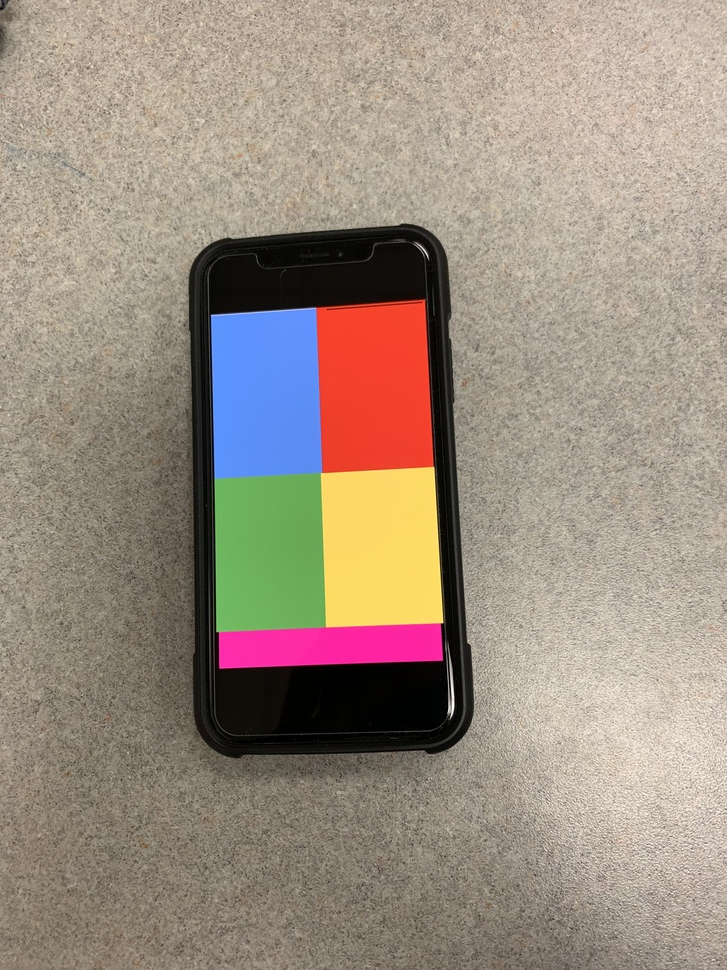
#> input picture IMG_4557.jpg, 727 x 970 px, shrunk from 3024 x 4032 before the run, given in place of the camera
$ python color1.py
#> lines starting #> are read from the running program, lines starting #| are printed output that depends on the picture; after the words box and inside, x2 and y2 are one past the last pixel; in counts of white or black regions, pixels touching at a corner belong together
import cv2
import numpy as np

cap = cv2.VideoCapture(0)

while True:
    _, frame = cap.read()
#> frame is the input picture: shape (970, 727, 3); mean B, G, R 129, 142.2, 156.1
    hsv_frame = cv2.cvtColor(frame, cv2.COLOR_BGR2HSV)
#> hsv_frame: shape (970, 727, 3); mean H, S, V 23.2, 59.9, 161.5
    # Red color
    low_red = np.array([161, 50, 2])
    high_red = np.array([185, 255, 255])
    red_mask = cv2.inRange(hsv_frame, low_red, high_red)
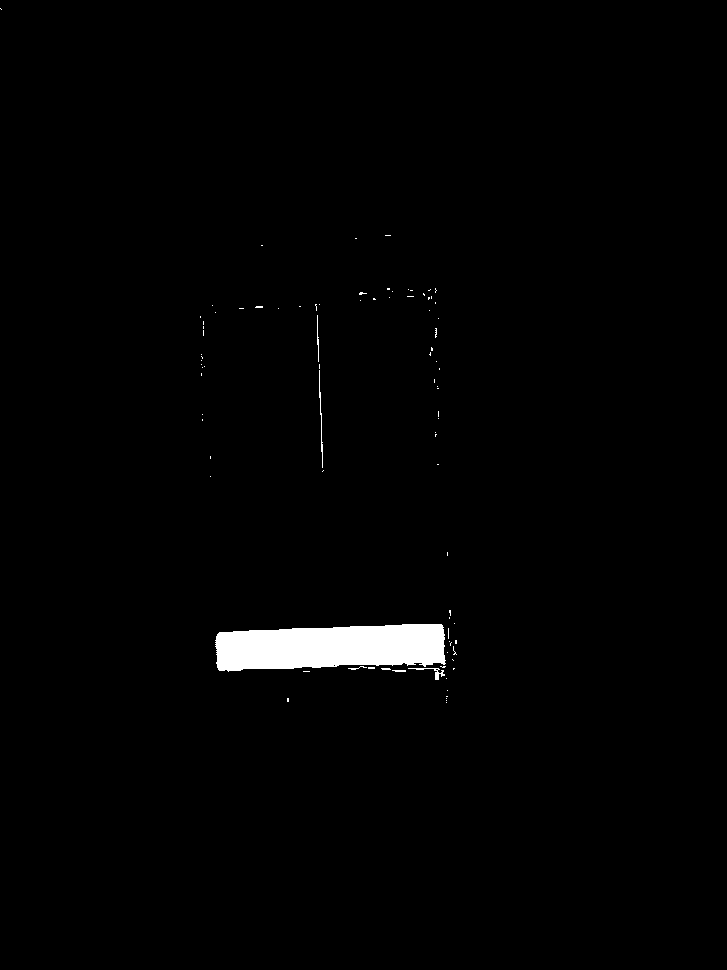
#> red_mask: shape (970, 727); 1.4% white; 88 white regions (82 under 20 px), largest, box (x1, y1, x2, y2) and area: (215, 624, 446, 672) 8984, (319, 370, 323, 468) 115, (408, 668, 445, 680) 100, (317, 315, 319, 362) 54, (348, 666, 367, 670) 25, (392, 670, 406, 672) 25
    red = cv2.bitwise_and(frame, frame, mask=red_mask)


    # Green color
    low_green = np.array([25, 50, 0])
    high_green = np.array([102, 255, 255])
    green_mask = cv2.inRange(hsv_frame, low_green, high_green)
#> green_mask: shape (970, 727); 5% white; 382 white regions (311 under 20 px), largest, box (x1, y1, x2, y2) and area: (203, 463, 328, 633) 18020, (271, 668, 448, 734) 6983, (276, 712, 459, 750) 1482
    green = cv2.bitwise_and(frame, frame, mask=green_mask)

    # Yellow color
    low_yellow = np.array([22,10,0])
    high_yellow= np.array([70,255,255])
    yellow_mask = cv2.inRange(hsv_frame, low_yellow, high_yellow)
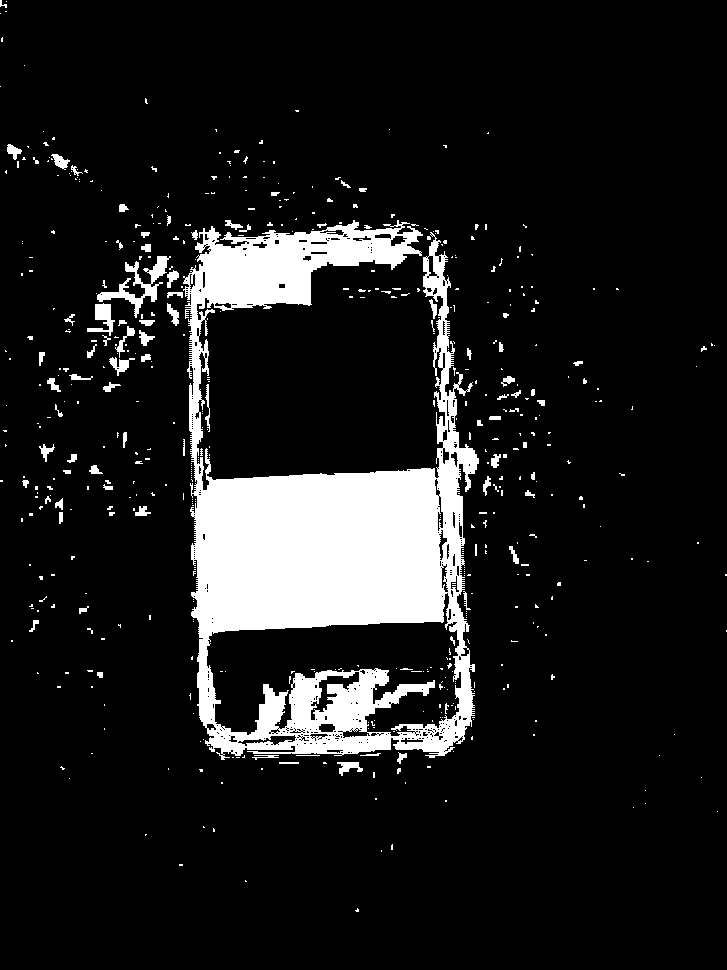
#> yellow_mask: shape (970, 727); 11.2% white; 540 white regions (456 under 20 px), largest, box (x1, y1, x2, y2) and area: (183, 220, 479, 760) 70513, (97, 256, 171, 318) 1157, (87, 303, 115, 336) 413
    yellow = cv2.bitwise_and(frame, frame, mask=yellow_mask)
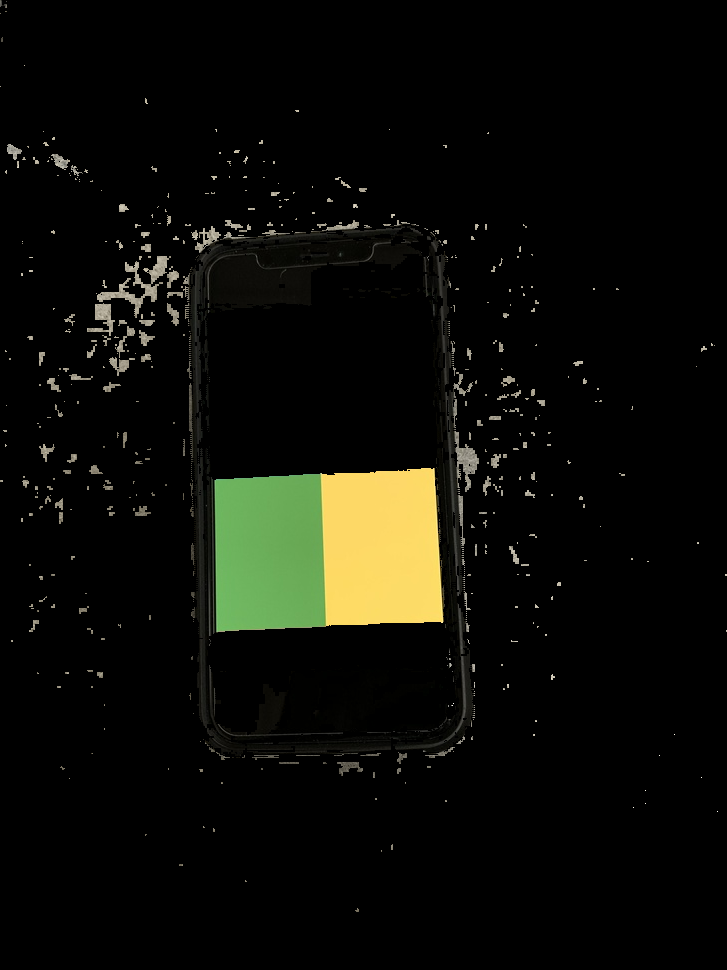
#> yellow: shape (970, 727, 3); mean B, G, R 7.3, 12.6, 12

     # Blue color
    low_blue = np.array([94, 80, 0])
    high_blue = np.array([126, 255, 255])
    blue_mask = cv2.inRange(hsv_frame, low_blue, high_blue)
#> blue_mask: shape (970, 727); 2.5% white; 35 white regions (34 under 20 px), largest, box (x1, y1, x2, y2) and area: (210, 306, 322, 479) 17819
    red_blue_mask = cv2.bitwise_or(blue_mask, green_mask, red_mask, yellow_mask)
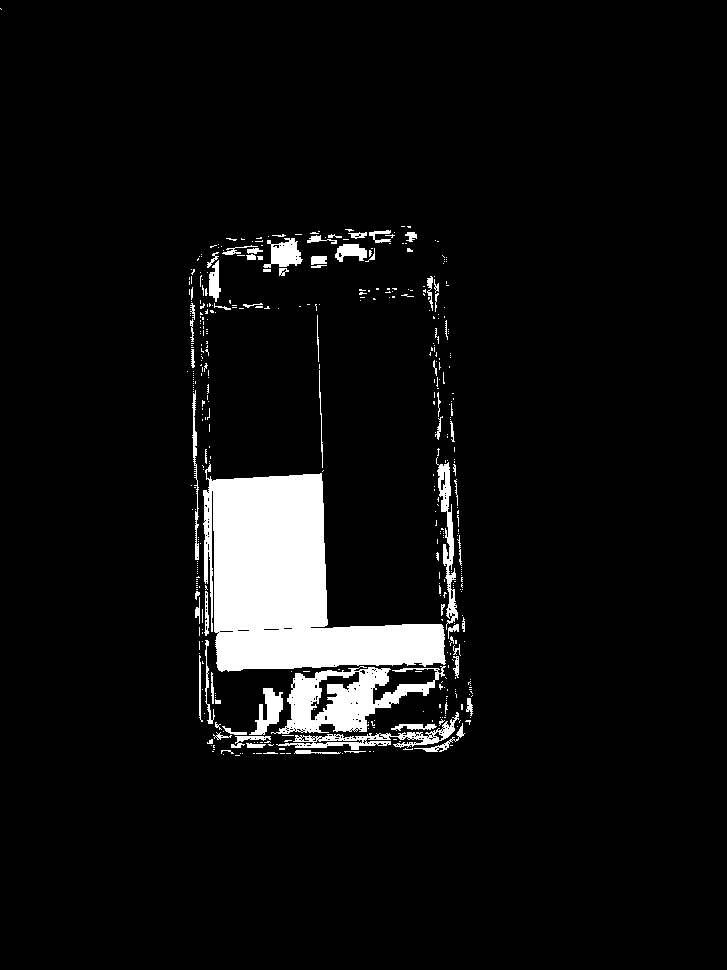
#> red_blue_mask: shape (970, 727); 6% white; 444 white regions (372 under 20 px), largest, box (x1, y1, x2, y2) and area: (203, 463, 446, 672) 26849, (271, 666, 446, 734) 5135, (276, 712, 459, 750) 1482
    blue = cv2.bitwise_and(frame, frame, mask=red_blue_mask)

    # Every color except white
    low = np.array([0, 42, 0])
    high = np.array([179, 255, 255])
    mask = cv2.inRange(hsv_frame, low, high)
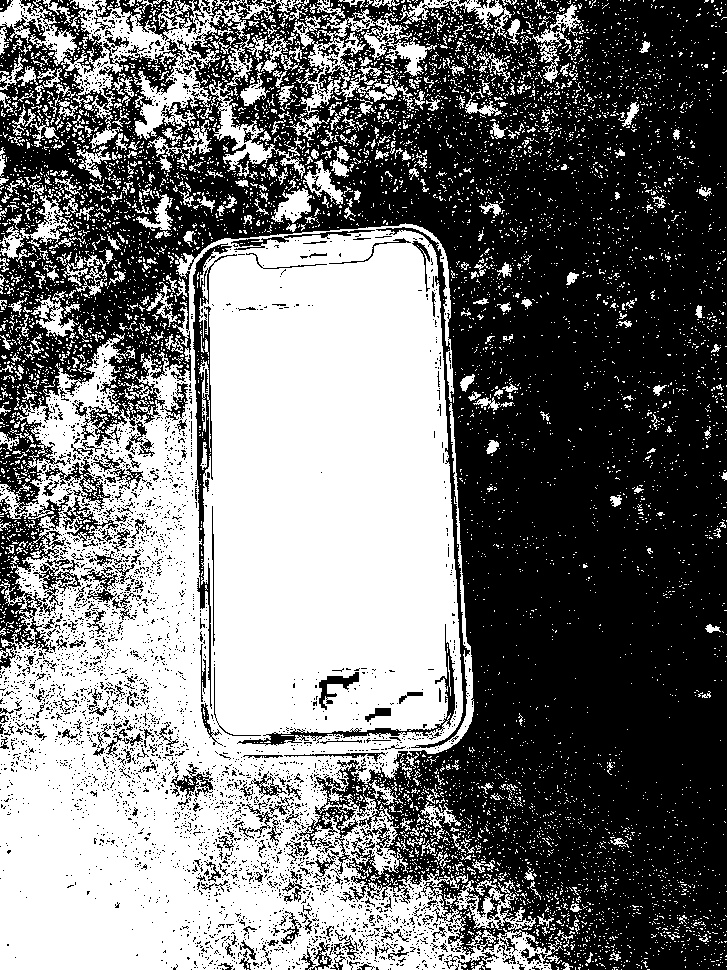
#> mask: shape (970, 727); 45.9% white; 6958 white regions (6550 under 20 px), largest, box (x1, y1, x2, y2) and area: (0, 223, 563, 970) 255238, (61, 0, 305, 179) 12114, (293, 0, 437, 115) 4242
    result = cv2.bitwise_and(frame, frame, mask=mask)
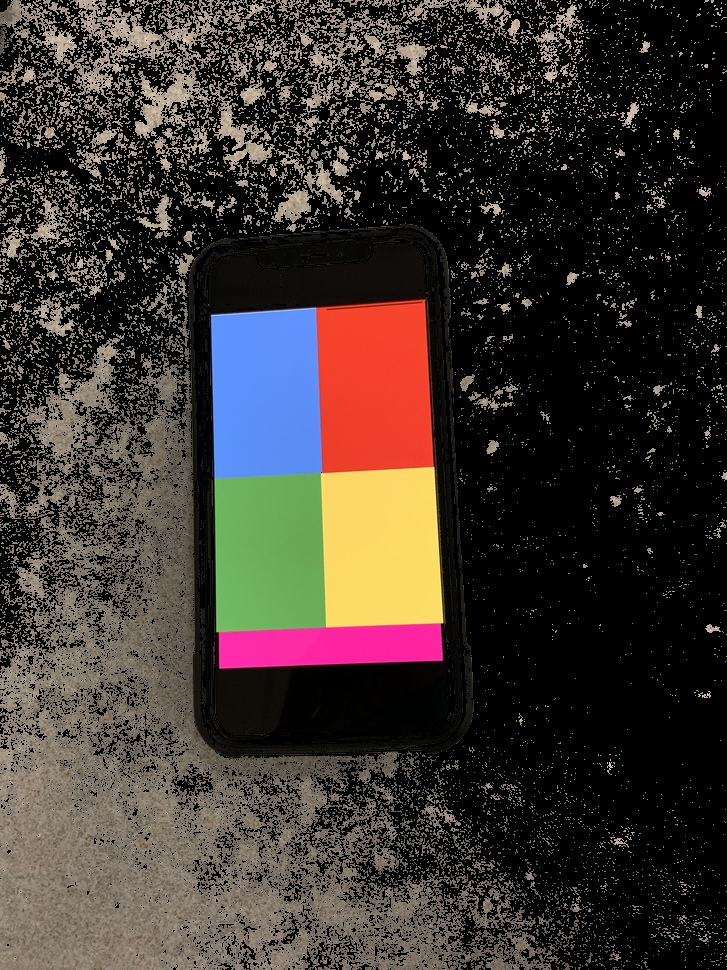
#> result: shape (970, 727, 3); mean B, G, R 46.4, 52.3, 60.6
    cv2.imshow("Frame", frame)
    #cv2.imshow("Red", red)
    cv2.imshow("Blue", blue)
    #cv2.imshow("Green", green)
    #cv2.imshow("Result", result)

    key = cv2.waitKey(5)
#> (key Esc is pressed here)
    if key == 27:
        break

$ run again, on 71396620_395642311122345_384962003254378496_n.jpg
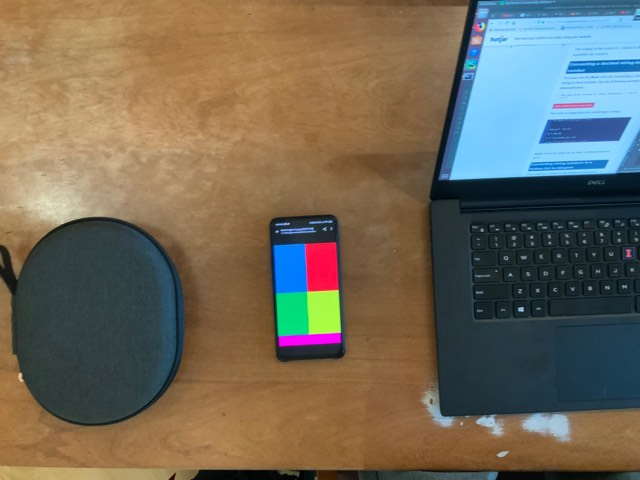
#> input picture 71396620_395642311122345_384962003254378496_n.jpg, 640 x 480 px, given in place of the camera
#> frame is the input picture: shape (480, 640, 3); mean B, G, R 88.6, 104.7, 113.1
#> hsv_frame: shape (480, 640, 3); mean H, S, V 49.4, 123.9, 134.5
#> `red_mask = cv2.inRange(hsv_frame, low_red, high_red)`:
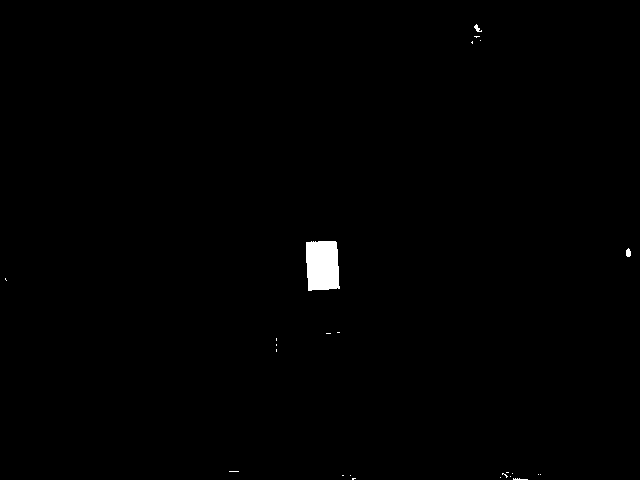
#> red_mask: shape (480, 640); 0.55% white; 24 white regions (21 under 20 px), largest, box (x1, y1, x2, y2) and area: (306, 241, 340, 291) 1531, (626, 248, 631, 257) 36, (474, 24, 482, 32) 30
#> green_mask: shape (480, 640); 32.1% white; 215 white regions (179 under 20 px), largest, box (x1, y1, x2, y2) and area: (430, 0, 640, 435) 67831, (21, 220, 185, 425) 22974, (273, 286, 345, 337) 2934
#> yellow_mask: shape (480, 640); 2.4% white; 159 white regions (129 under 20 px), largest, box (x1, y1, x2, y2) and area: (0, 190, 124, 375) 2799, (306, 290, 346, 334) 1423, (543, 471, 640, 480) 292
#> blue_mask: shape (480, 640); 27.7% white; 73 white regions (58 under 20 px), largest, box (x1, y1, x2, y2) and area: (431, 0, 640, 419) 73712, (106, 221, 184, 411) 7599, (271, 217, 339, 294) 2896
#> red_blue_mask: shape (480, 640); 1.5% white; 149 white regions (133 under 20 px), largest, box (x1, y1, x2, y2) and area: (306, 241, 340, 291) 1531, (306, 290, 345, 334) 1420, (196, 473, 272, 480) 230
#> `mask = cv2.inRange(hsv_frame, low, high)`:
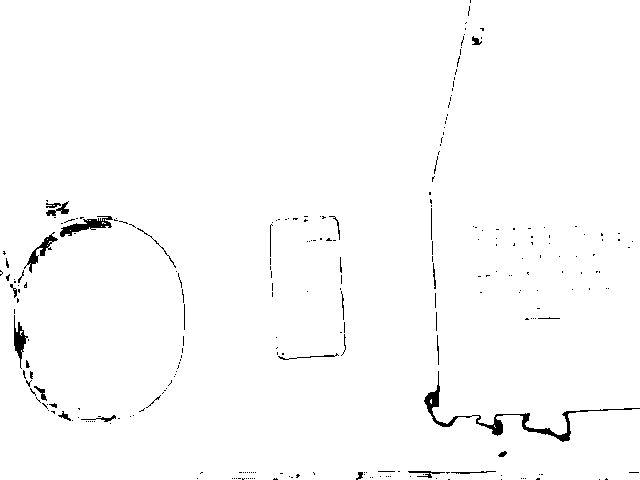
#> mask: shape (480, 640); 98.6% white; 263 black regions (231 under 20 px), largest, box (x1, y1, x2, y2) and area: (424, 371, 640, 442) 1128, (60, 216, 113, 237) 436, (24, 232, 58, 273) 296

$ run again, on camShiftTest.jpg
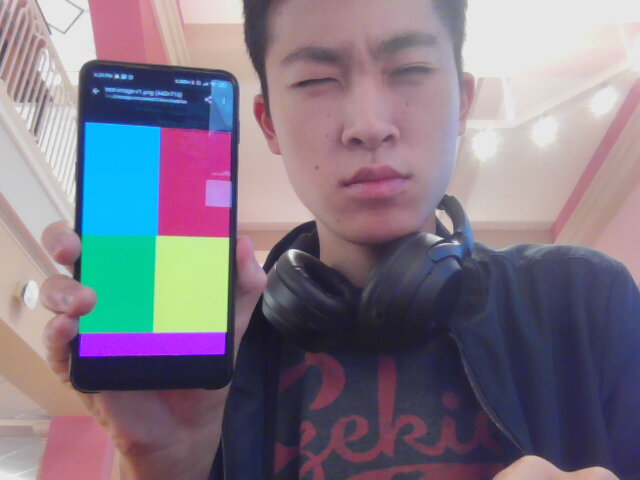
#> input picture camShiftTest.jpg, 640 x 480 px, given in place of the camera
#> frame is the input picture: shape (480, 640, 3); mean B, G, R 133.4, 119.2, 128.4
#> hsv_frame: shape (480, 640, 3); mean H, S, V 104.5, 78.8, 151
#> `red_mask = cv2.inRange(hsv_frame, low_red, high_red)`:
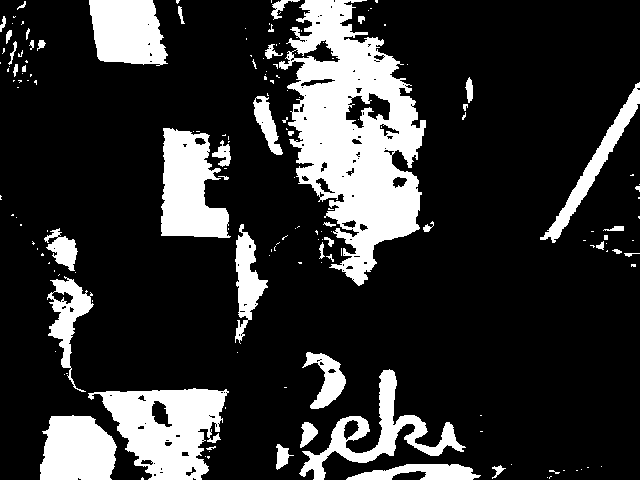
#> red_mask: shape (480, 640); 19.4% white; 166 white regions (118 under 20 px), largest, box (x1, y1, x2, y2) and area: (279, 0, 426, 286) 21740, (88, 388, 229, 480) 7531, (161, 128, 231, 238) 5293
#> green_mask: shape (480, 640); 7.3% white; 24 white regions (22 under 20 px), largest, box (x1, y1, x2, y2) and area: (78, 123, 232, 334) 22249, (214, 83, 233, 92) 58
#> yellow_mask: shape (480, 640); 2.5% white; 48 white regions (42 under 20 px), largest, box (x1, y1, x2, y2) and area: (154, 236, 232, 333) 7168, (586, 40, 598, 48) 72, (532, 110, 539, 120) 45, (584, 32, 588, 40) 32, (32, 118, 36, 125) 23, (495, 150, 501, 155) 20
#> blue_mask: shape (480, 640); 23.9% white; 148 white regions (120 under 20 px), largest, box (x1, y1, x2, y2) and area: (390, 224, 640, 480) 37146, (77, 66, 239, 236) 17675, (74, 307, 320, 480) 13047
#> red_blue_mask: shape (480, 640); 21.7% white; 166 white regions (118 under 20 px), largest, box (x1, y1, x2, y2) and area: (279, 0, 426, 286) 21740, (154, 128, 231, 332) 12416, (88, 388, 229, 480) 7531
#> mask: shape (480, 640); 71.9% white; 279 black regions (223 under 20 px), largest, box (x1, y1, x2, y2) and area: (374, 0, 640, 290) 45179, (0, 0, 103, 357) 21808, (165, 61, 321, 245) 6409
#> `result = cv2.bitwise_and(frame, frame, mask=mask)`:
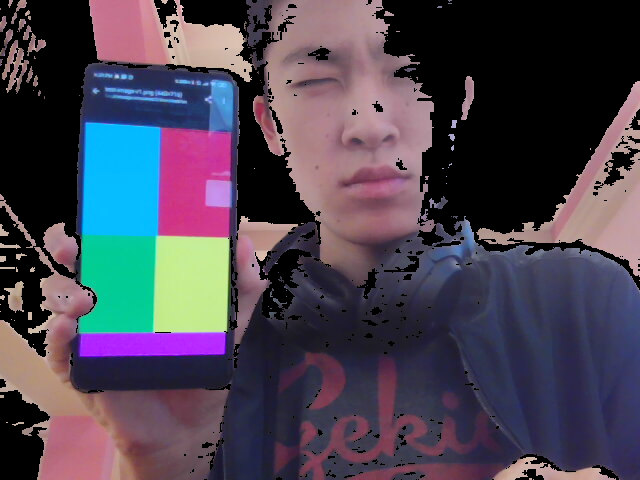
#> result: shape (480, 640, 3); mean B, G, R 81.7, 67.7, 74
